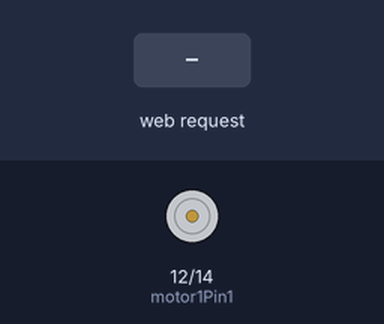
Simulated run of this sketch. Board: ESP8266 (NodeMCU). Parts: motor-driver pin pairs drawn as motors (green arrow = first pin HIGH = forward, orange = second pin HIGH = backward, longer = more drive, scaled by the enable pin). The inputs (shaded band) are chosen by the test bench. WiFi joins after 1.5 s; servers stay silent unless stated; storage starts empty; what the sketch prints to the serial monitor is not drawn.

Above: at 3.2 s.
3.3 s: HTTP request GET /forward received
At 4.0 s:
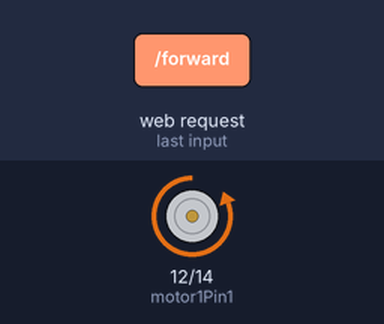
4.8 s: HTTP request GET /backward received
At 5.1 s:
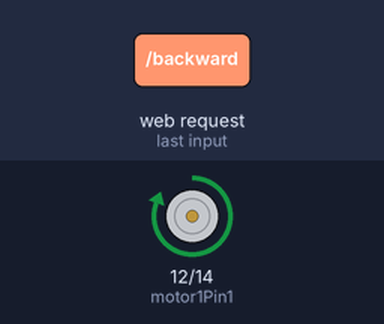
6.3 s: HTTP request GET /stop received
At 7.4 s:
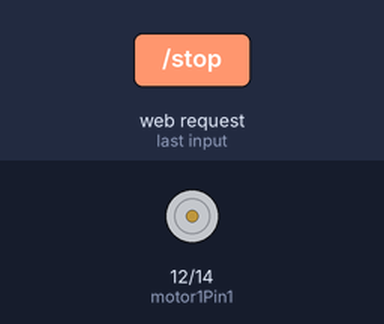
Timing chart, 0 to 9.3 s (numbered marks = the images above; inputs shaded):
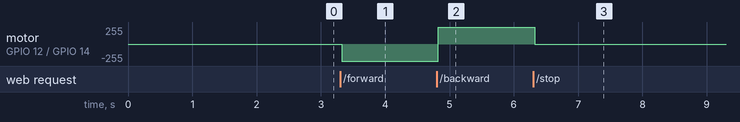

Measured:
- after the input at 3.3 s, motor on GPIO 12 (motor1Pin1) / GPIO 14 (motor1Pin2): stopped → backward 255/255 at once
- after the input at 4.8 s, motor on GPIO 12 (motor1Pin1) / GPIO 14 (motor1Pin2): backward 255/255 → forward 255/255 at once
- after the input at 6.3 s, motor on GPIO 12 (motor1Pin1) / GPIO 14 (motor1Pin2): forward 255/255 → stopped at once

The sketch:

ESP8266_DC_Motor_Web_Server.ino
```cpp
// (licence header left out)
#include <Arduino.h>
#include <ESP8266WiFi.h>
#include <ESPAsyncTCP.h>
#include <ESPAsyncWebServer.h>
#include <LittleFS.h>

// Motor A pins
int motor1Pin1 = 12;
int motor1Pin2 = 14;
int enable1Pin = 13;

// Replace with your network credentials
const char* ssid = "REPLACE_WITH_YOUR_SSID";
const char* password = "REPLACE_WITH_YOUR_PASSWORD";

// Create AsyncWebServer object on port 80
AsyncWebServer server(80);

// Initialize LittleFS
void initFS() {
  if (!LittleFS.begin()) {
    Serial.println("An error has occurred while mounting LittleFS");
  }
  else {
    Serial.println("LittleFS mounted successfully");
  }
}

void initWiFi() {
  WiFi.mode(WIFI_STA);
  WiFi.begin(ssid, password);
  Serial.println("Connecting to WiFi ..");
  while (WiFi.status() != WL_CONNECTED) {
    Serial.print('.');
    delay(1000);
  }
  Serial.println(WiFi.localIP());
}

void moveForward(){
  Serial.println("Moving Forward");
  digitalWrite(enable1Pin, HIGH);
  digitalWrite(motor1Pin1, LOW);
  digitalWrite(motor1Pin2, HIGH);
}

void moveBackward(){
  Serial.println("Moving Backward");
  digitalWrite(enable1Pin, HIGH);
  digitalWrite(motor1Pin1, HIGH);
  digitalWrite(motor1Pin2, LOW);
}

void stopMotor(){
  digitalWrite(enable1Pin, LOW);
  digitalWrite(motor1Pin1, LOW);
  digitalWrite(motor1Pin2, LOW);
}

void setup() {
  Serial.begin(115200);

  // Set motor pins as outputs
  pinMode(motor1Pin1, OUTPUT);
  pinMode(motor1Pin2, OUTPUT);
  pinMode(enable1Pin, OUTPUT);

  initWiFi();
  initFS();

  server.on("/", HTTP_GET, [](AsyncWebServerRequest *request){
    request->send(LittleFS, "/index.html", "text/html");
  });

  server.serveStatic("/", LittleFS, "/");

  server.on("/forward", HTTP_GET, [](AsyncWebServerRequest *request) {
    moveForward();
    request->send(LittleFS, "/index.html", "text/html", false);
  });

  server.on("/backward", HTTP_GET, [](AsyncWebServerRequest *request) {
    moveBackward();
    request->send(LittleFS, "/index.html", "text/html", false);
  });

  server.on("/stop", HTTP_GET, [](AsyncWebServerRequest *request) {
    stopMotor();
    request->send(LittleFS, "/index.html", "text/html", false);
  });

  server.begin();
}

void loop() {

}
```
